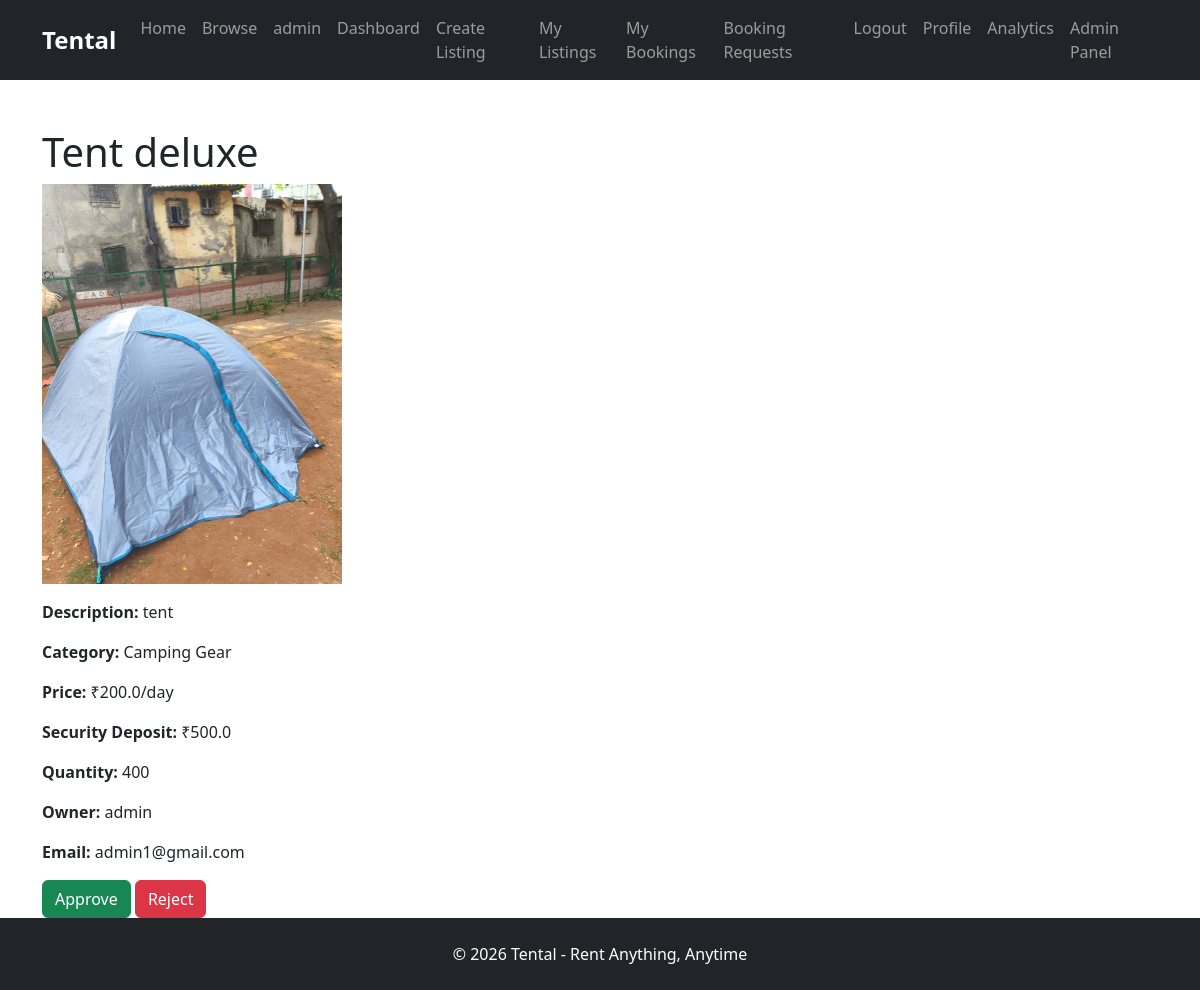
/admin/listing/3 (signed in), run on an earlier commit of the app's database.
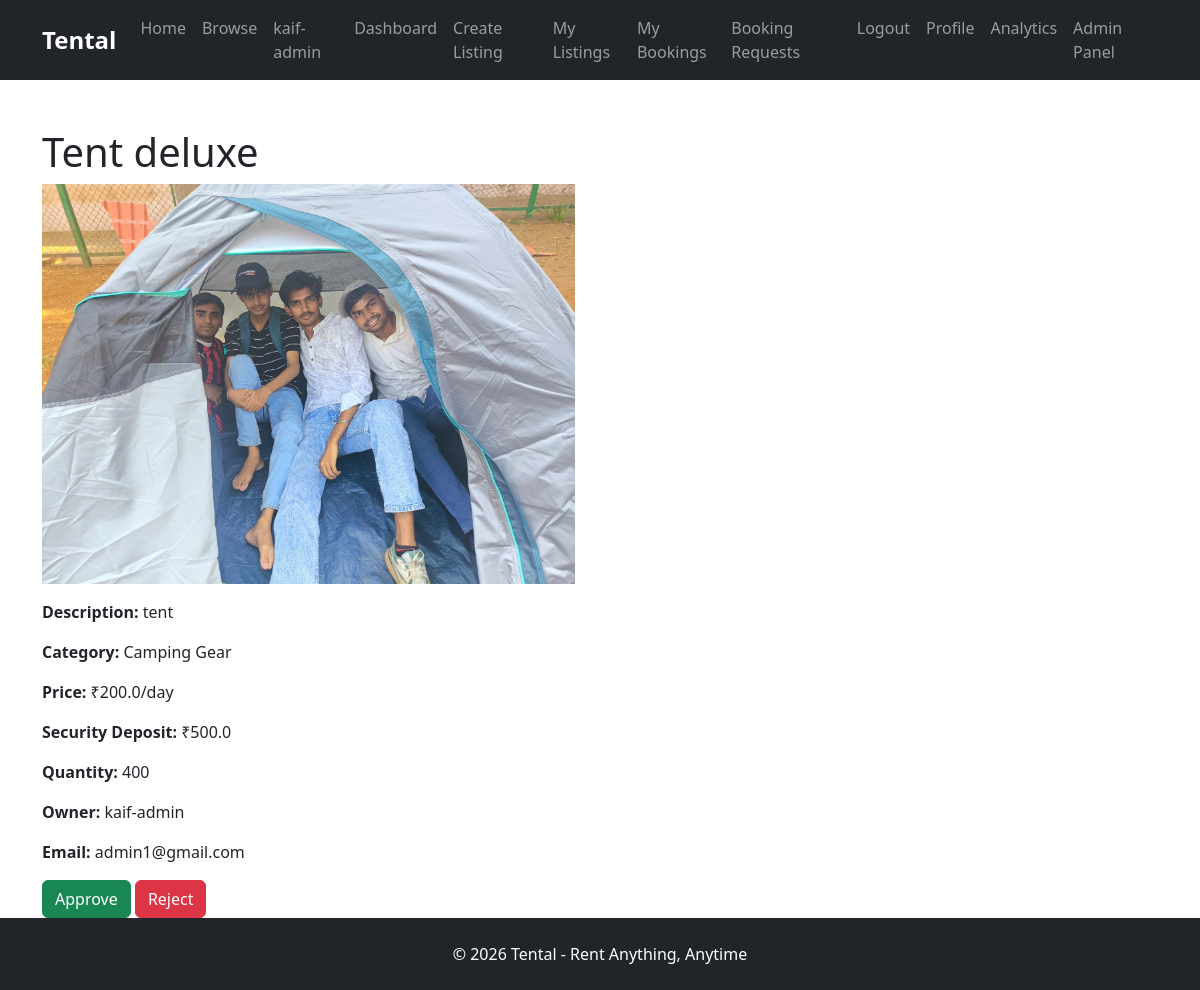
And on a later commit of the database.
### models/user.py (models this page shows)
class User(UserMixin, db.Model):
    id = db.Column(db.Integer, primary_key=True)
    name = db.Column(
        db.String(100),
        nullable=False
    )
    email = db.Column(
        db.String(120),
        unique=True,
        nullable=False
    )
    password = db.Column(
        db.String(255),
        nullable=False
    )
    rentals = db.relationship(
        "RentalItem",
        backref="owner",
        lazy=True
    )
    is_admin = db.Column(
        db.Boolean,
        default=True
    )
    is_active_user = db.Column(
        db.Boolean,
        default=True
    )
    bookings = db.relationship(
        "Booking",
        backref="user",
        lazy=True
    )
    reviews = db.relationship(
        "Review",
        backref="user",
        lazy=True
    )

### models/rental_item.py (models this page shows)
class RentalItem(db.Model):
    id = db.Column(db.Integer, primary_key=True)
    title = db.Column(db.String(100), nullable=False)
    description = db.Column(db.Text, nullable=False)
    price_per_day = db.Column(db.Float, nullable=False)
    category = db.Column(db.String(100), nullable=False)
    user_id = db.Column(
        db.Integer,
        db.ForeignKey("user.id"),
        nullable=False
    )
    status = db.Column(
        db.String(20),
        default="pending"
    )
    image = db.Column(
        db.String(255)
    )
    bookings = db.relationship(
        "Booking",
        backref="rental_item",
        lazy=True
    )
    quantity = db.Column(
        db.Integer,
        nullable=False,
        default=1
    )
    security_deposit = db.Column(
        db.Float,
        nullable=False,
        default=0
    )
    reviews = db.relationship(
        "Review",
        backref="rental_item",
        lazy=True,
        cascade="all, delete-orphan"
    )

### routes/main.py (the view)
@main.route("/admin/listing/<int:id>")
@login_required
def admin_listing_detail(id):
    if not current_user.is_admin:
        return "Access Denied"
    rental = RentalItem.query.get_or_404(id)
    return render_template(
        "admin/listing_detail.html",
        rental=rental
    )

### models/user.py (called while the page is built)
@login_manager.user_loader
def load_user(user_id):
    return User.query.get(int(user_id))

### templates/admin/listing_detail.html
{% extends "base.html" %} {% block content %}
<div class="container mt-5">
  <h1>{{ rental.title }}</h1>
  {% if rental.image %}
  <img
    src="{{ url_for('static', filename='uploads/' + rental.image) }}"
    class="img-fluid mb-3"
    style="max-height: 400px"
  />
  {% endif %}
  <p><strong>Description:</strong> {{ rental.description }}</p>
  <p><strong>Category:</strong> {{ rental.category }}</p>
  <p><strong>Price:</strong> ₹{{ rental.price_per_day }}/day</p>
  <p><strong>Security Deposit:</strong> ₹{{ rental.security_deposit }}</p>
  <p><strong>Quantity:</strong> {{ rental.quantity }}</p>
  <p><strong>Owner:</strong> {{ rental.owner.name }}</p>
  <p><strong>Email:</strong> {{ rental.owner.email }}</p>
  <a
    href="{{ url_for('main.approve_listing', id=rental.id) }}"
    class="btn btn-success"
  >
    Approve
  </a>
  <a
    href="{{ url_for('main.reject_listing', id=rental.id) }}"
    class="btn btn-danger"
  >
    Reject
  </a>
</div>
{% endblock %}

### templates/base.html (shortened to what this page needs)
<!doctype html>
<html lang="en">
  <head>
    <link
      href="https://cdn.jsdelivr.net/npm/bootstrap@5.3.7/dist/css/bootstrap.min.css"
      rel="stylesheet"
    />
    <link
      rel="stylesheet"
      href="{{ url_for('static', filename='css/style.css') }}"
    />
  </head>
  <body>
    <nav class="navbar navbar-expand-lg navbar-dark bg-dark">
      <div class="container">
        <a class="navbar-brand" href="#">Tental</a>
        <div class="navbar-nav ms-auto">
          <a class="nav-link" href="{{ url_for('main.home') }}">Home</a>
          <a class="nav-link" href="{{ url_for('main.browse') }}">Browse</a>
          {% if current_user.is_authenticated %}
          <span class="nav-link"> {{ current_user.name }} </span>
          <a class="nav-link" href="{{ url_for('main.owner_dashboard') }}">
            Dashboard
          </a>
          <a class="nav-link" href="{{ url_for('main.create_listing') }}">
            Create Listing
          </a>
          <a class="nav-link" href="{{ url_for('main.my_listings') }}">
            My Listings
          </a>
          <a class="nav-link" href="{{ url_for('main.my_bookings') }}">
            My Bookings
          </a>
          <a class="nav-link" href="{{ url_for('main.booking_requests') }}">
            Booking Requests
          </a>
          <a class="nav-link" href="{{ url_for('auth.logout') }}"> Logout </a>
          <a class="nav-link" href="{{ url_for('main.profile') }}"> Profile </a>
          <li class="nav-item">
            <a class="nav-link" href="{{ url_for('main.analytics') }}">
              Analytics
            </a>
          </li>
          {% if current_user.is_authenticated and current_user.is_admin %}
          <a class="nav-link" href="{{ url_for('main.admin_dashboard') }}">
            Admin Panel
          </a>
          {% endif %} {% else %}
          <a class="nav-link" href="{{ url_for('auth.login') }}"> Login </a>
          <a class="nav-link" href="{{ url_for('auth.register') }}">
            Register
          </a>
          {% endif %}
        </div>
      </div>
    </nav>
    <main class="flex-grow-1">{% block content %} {% endblock %}</main>
    <footer id="footer-section" class="bg-dark text-white text-center py-4">
      <p class="mb-0">© 2026 Tental - Rent Anything, Anytime</p>
    </footer>
  </body>
</html>

What changed in the data, as far as the page shows it:
changed User "admin1@gmail.com": name "admin" → "kaif-admin"; owner.name "admin" → "kaif-admin"
changed RentalItem "Tent deluxe": image: a different picture
